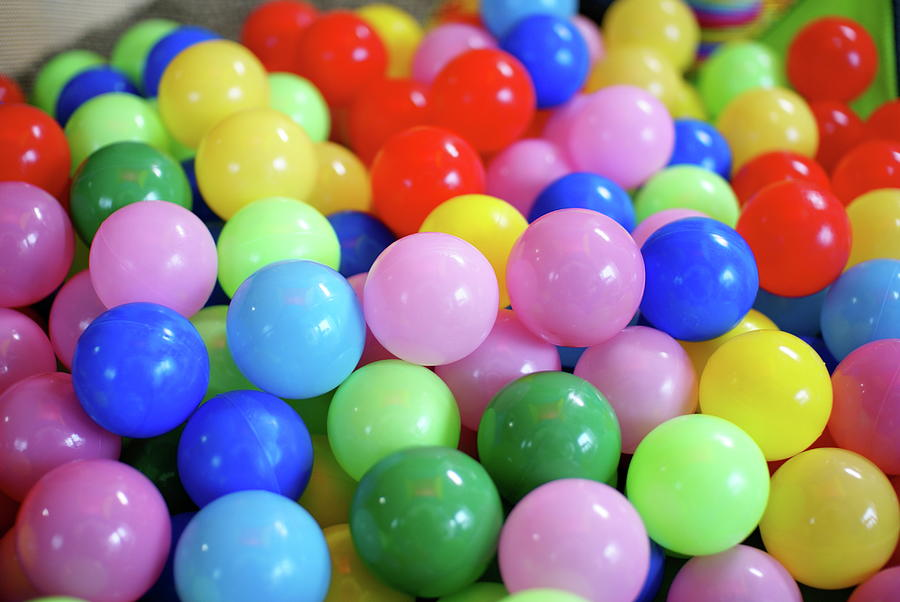
#> input picture Opencv/Images/colorballs.jpg, 900 x 602 px, found by its file name
$ python Object_Tracking.py
#> lines starting #> are read from the running program, lines starting #| are printed output that depends on the picture; after the words box and inside, x2 and y2 are one past the last pixel; in counts of white or black regions, pixels touching at a corner belong together

# Object tracking or Color Detection

import cv2 as cv
import numpy as np

frame = cv.imread("Images\colorballs.jpg")
#> frame is the input picture: shape (602, 900, 3); mean B, G, R 124, 126.1, 144.7

while True:
    hsv = cv.cvtColor(frame, cv.COLOR_BGR2HSV)
#> hsv: shape (602, 900, 3); mean H, S, V 82.6, 152.1, 189.2
    upper_value = np.array([48,255,248])
    lower_value = np.array([20,143,139])

    # Creating Mask
    mask = cv.inRange(hsv, lower_value, upper_value)
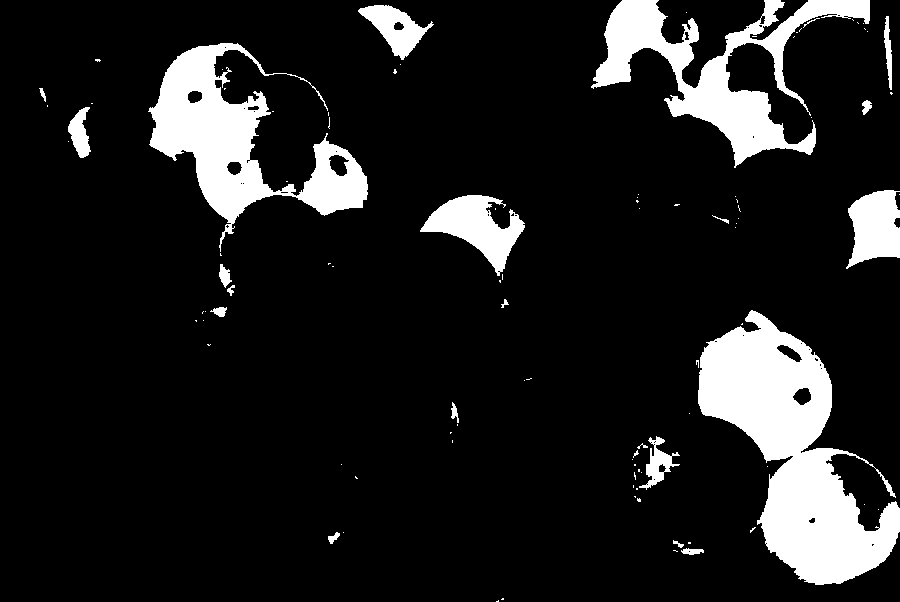
#> mask: shape (602, 900); 12.2% white; 98 white regions (76 under 20 px), largest, box (x1, y1, x2, y2) and area: (698, 310, 900, 585) 24985, (148, 43, 368, 252) 15440, (591, 0, 870, 168) 14177
    # Filtering mask with image
    res = cv.bitwise_and(frame, frame, mask=mask)
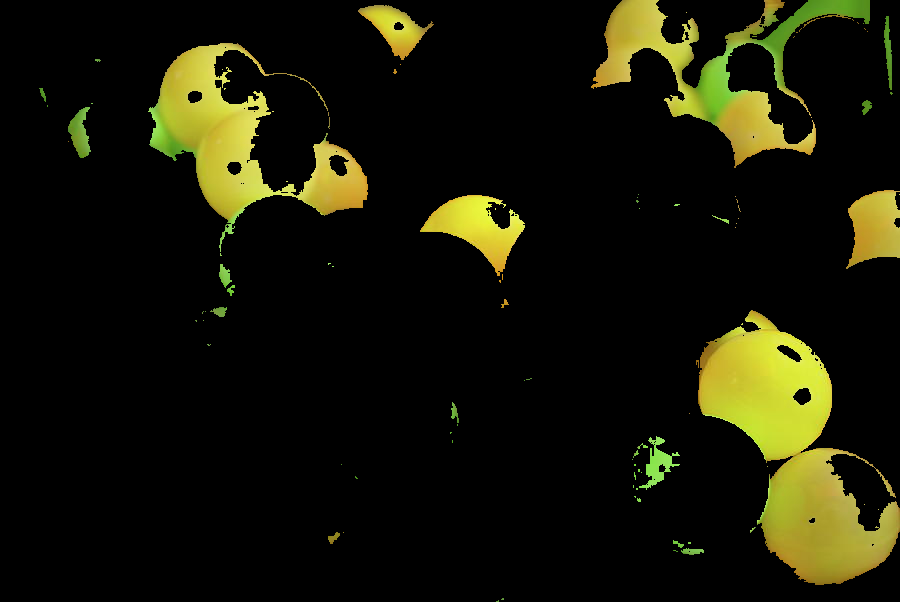
#> res: shape (602, 900, 3); mean B, G, R 6.8, 22.9, 22.9
    cv.imshow("Frame", frame)
    cv.imshow("Mask",mask)
    cv.imshow("Res",res)

    key = cv.waitKey(1)
#> (key Esc is pressed here)
    if key==27:
        break

cv.destroyAllWindows()
